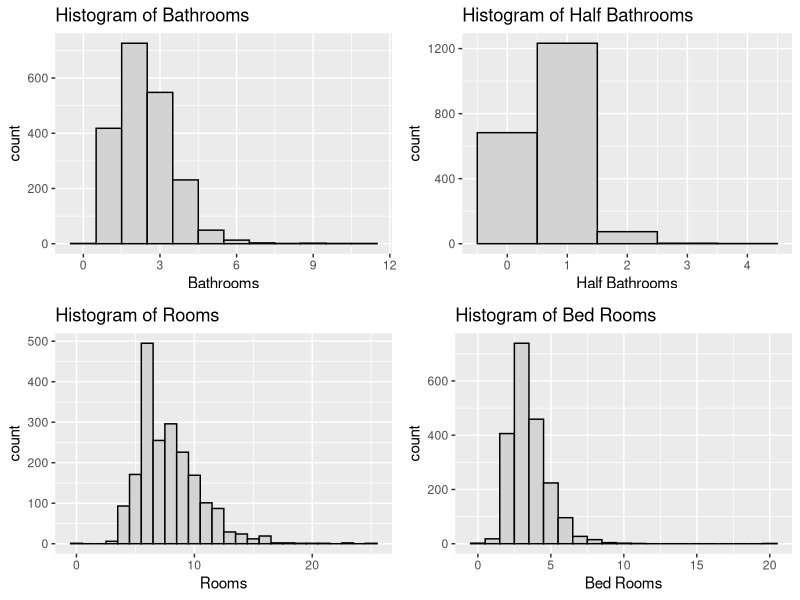
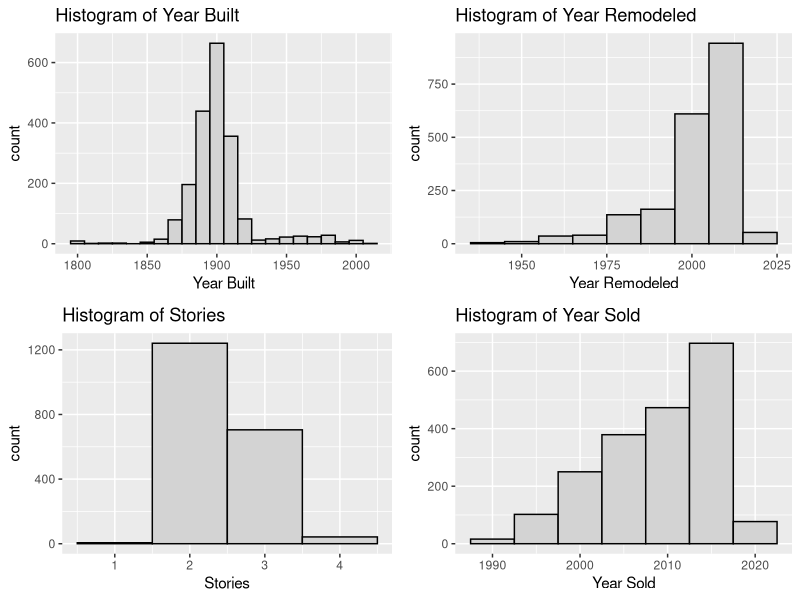
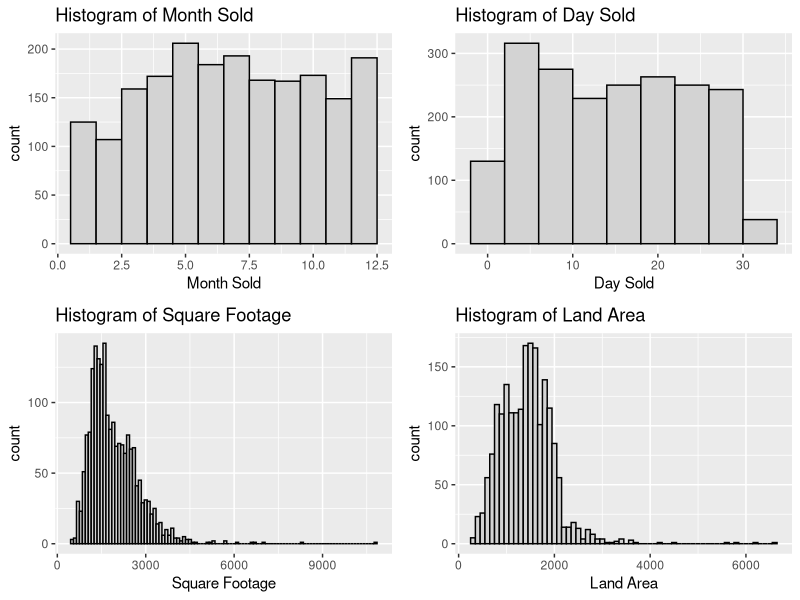
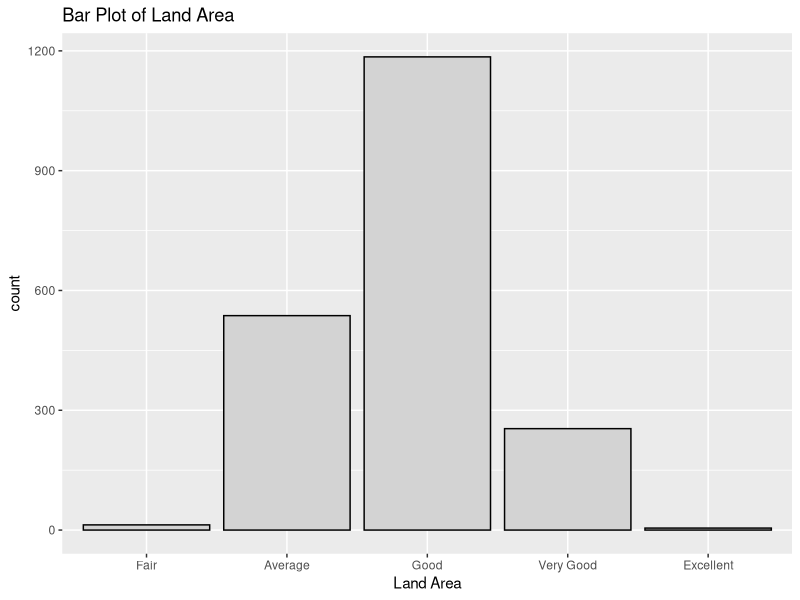
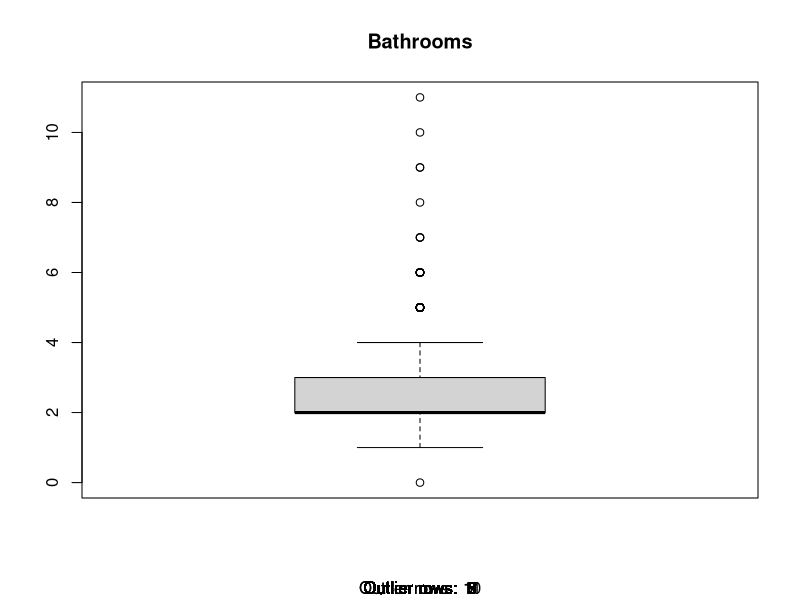
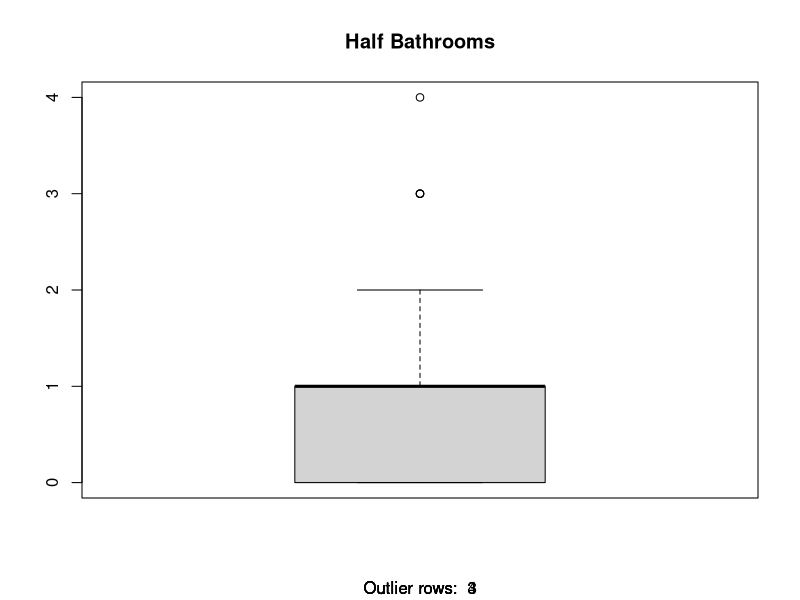
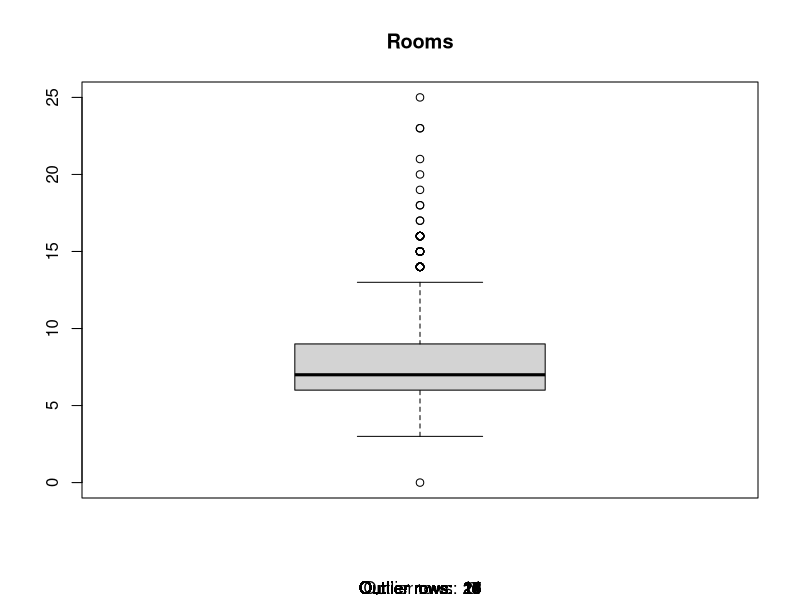
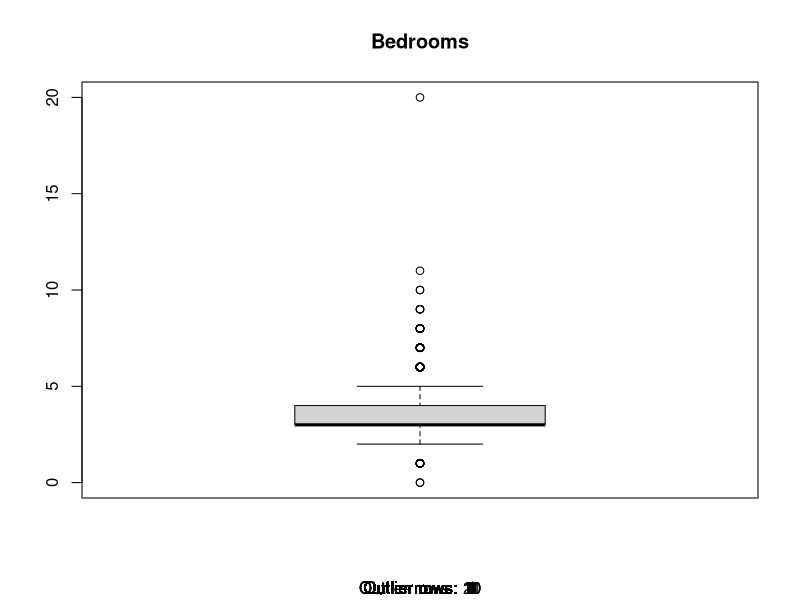

R code for these plots, in order:
## ---- chunk 1
knitr::opts_chunk$set(echo = TRUE)
library(ggplot2)
library(dplyr)
library(readr)
library(car)
library(broom)
library(corrplot)
library(gridExtra)
## ---- chunk 2

houses <- read.csv("DC_properties_clean.csv")

excl_rows <- houses[sample(nrow(houses), 5), ] # Exclude Random Rows
houses <- setdiff(houses, excl_rows)

houses$CNDTN <- factor(houses$CNDTN, order = TRUE, levels = c("Fair", "Average", "Good", "Very Good", "Excellent"))

## ---- chunk 3

# 4. Exploratory analysis

#Histograms to examine distribution of each variable

require(gridExtra)

plot1 <- ggplot(houses, aes(x = BATHRM))+
  geom_histogram(color="black", fill="light gray", binwidth = 1)+
  labs(x="Bathrooms", title="Histogram of Bathrooms")

plot2 <- ggplot(houses, aes(x = HF_BATHRM))+
  geom_histogram(color="black", fill="light gray", binwidth = 1)+
  labs(x="Half Bathrooms", title="Histogram of Half Bathrooms")

plot3 <- ggplot(houses, aes(x = ROOMS))+
  geom_histogram(color="black", fill="light gray", binwidth = 1)+
  labs(x="Rooms", title="Histogram of Rooms")

plot4 <- ggplot(houses, aes(x = BEDRM))+
  geom_histogram(color="black", fill="light gray", binwidth = 1)+
  labs(x="Bed Rooms", title="Histogram of Bed Rooms")

grid.arrange(plot1, plot2, plot3, plot4, nrow =2, ncol = 2)



plot5 <- ggplot(houses, aes(x = AYB))+
  geom_histogram(color="black", fill="light gray", binwidth = 10)+
  labs(x="Year Built", title="Histogram of Year Built")

plot6 <- ggplot(houses, aes(x = YR_RMDL))+
  geom_histogram(color="black", fill="light gray", binwidth = 10)+
  labs(x="Year Remodeled", title="Histogram of Year Remodeled")

plot7 <- ggplot(houses, aes(x = STORIES))+
  geom_histogram(color="black", fill="light gray", binwidth = 1)+
  labs(x="Stories", title="Histogram of Stories")

plot8 <- ggplot(houses, aes(x = SALEYEAR))+
  geom_histogram(color="black", fill="light gray", binwidth = 5)+
  labs(x="Year Sold", title="Histogram of Year Sold")

grid.arrange(plot5, plot6, plot7, plot8, nrow =2, ncol = 2)


plot9 <- ggplot(houses, aes(x = SALEMONTH))+
  geom_histogram(color="black", fill="light gray", binwidth = 1)+
  labs(x="Month Sold", title="Histogram of Month Sold")

plot10 <- ggplot(houses, aes(x = SALEDAY))+
  geom_histogram(color="black", fill="light gray", binwidth = 4)+
  labs(x="Day Sold", title="Histogram of Day Sold")

plot11 <- ggplot(houses, aes(x = GBA))+
  geom_histogram(color="black", fill="light gray", binwidth = 100)+
  labs(x="Square Footage", title="Histogram of Square Footage")

plot12 <- ggplot(houses, aes(x = LANDAREA))+
  geom_histogram(color="black", fill="light gray", binwidth = 100)+
  labs(x="Land Area", title="Histogram of Land Area")

grid.arrange(plot9, plot10, plot11, plot12, nrow =2, ncol = 2)


ggplot(houses, aes(x = CNDTN))+
  geom_bar(color="black", fill="light gray")+
  labs(x="Land Area", title="Bar Plot of Land Area")

# Boxplots to identify outliers

boxplot(houses$BATHRM, main="Bathrooms", sub=paste("Outlier rows: ", boxplot.stats(houses$BATHRM)$out))

boxplot(houses$HF_BATHRM, main="Half Bathrooms", sub=paste("Outlier rows: ", boxplot.stats(houses$HF_BATHRM)$out))

boxplot(houses$ROOMS, main="Rooms", sub=paste("Outlier rows: ", boxplot.stats(houses$ROOMS)$out))

boxplot(houses$BEDRM, main="Bedrooms", sub=paste("Outlier rows: ", boxplot.stats(houses$BEDRM)$out))

boxplot(houses$AYB, main="Year Built", sub=paste("Outlier rows: ", boxplot.stats(houses$AYB)$out))

boxplot(houses$YR_RMDL, main="Year Remodeled", sub=paste("Outlier rows: ", boxplot.stats(houses$YR_RMDL)$out))

boxplot(houses$STORIES, main="Stories", sub=paste("Outlier rows: ", boxplot.stats(houses$STORIES)$out))

boxplot(houses$SALEYEAR, main="Year of Most Recent Sale", sub=paste("Outlier rows: ", boxplot.stats(houses$SALEYEAR)$out))

boxplot(houses$GBA, main="Gross Building Area", sub=paste("Outlier rows: ", boxplot.stats(houses$GBA)$out))

boxplot(houses$CNDTN, main="Condition", sub=paste("Outlier rows: ", boxplot.stats(houses$CNDTN)$out))

boxplot(houses$LANDAREA, main="Land Area", sub=paste("Outlier rows: ", boxplot.stats(houses$LANDAREA)$out))

boxplot(houses$PRICE, main="Price", sub=paste("Outlier rows: ", boxplot.stats(houses$PRICE)$out))

# Boxplots to identify outliers

boxa <- boxplot(houses$BATHRM, main="Bathrooms", sub=paste("Outlier rows: ", boxplot.stats(houses$BATHRM)$out))

boxb <- boxplot(houses$HF_BATHRM, main="Half Bathrooms", sub=paste("Outlier rows: ", boxplot.stats(houses$HF_BATHRM)$out))

boxc <- boxplot(houses$ROOMS, main="Rooms", sub=paste("Outlier rows: ", boxplot.stats(houses$ROOMS)$out))


# scatterplots

# price by room
room_price <- ggplot(houses, aes(x = ROOMS, y = PRICE))
room_price + geom_point()

# price by year
year_price <- ggplot(houses, aes(x = SALEYEAR, y = PRICE))
year_price + geom_point()

# price by month
month_price <- ggplot(houses, aes(x = SALEMONTH, y = PRICE))
month_price + geom_point()

# price by day of month
day_price <- ggplot(houses, aes(x = SALEDAY, y = PRICE))
day_price + geom_point()


# Use corrplot to display a correlation matrix of that variables

corr_matrix <- cor(data.frame(houses$HF_BATHRM, houses$BATHRM, houses$ROOMS, houses$BEDRM,houses$AYB, houses$YR_RMDL, houses$PRICE, houses$SALEDAY, houses$SALEMONTH, houses$SALEYEAR, houses$STORIES, houses$LANDAREA, houses$GBA))
corrplot(corr_matrix, type = "upper", order = "hclust", 
         tl.col = "black", tl.srt = 45)

## ---- chunk 4

# 5. Identification and evaluation of suitable model

fit <- lm(data = houses, PRICE ~ BATHRM + HF_BATHRM  + ROOMS + BEDRM + AYB + YR_RMDL + STORIES + SALEMONTH + SALEDAY + SALEYEAR + GBA + CNDTN + LANDAREA)

# Review p-values, check sign of estimates

summary(fit)

## ---- chunk 5

# Review ANOVA and compare F statistic

anova(fit)

## ---- chunk 6

# Residual plot and look for non-constant variance

fit.df <- augment(fit)
ggplot(fit.df, aes(x = .fitted, y = .resid))+
  geom_point()+
  geom_hline(yintercept = 0, linetype = 2)+
  labs( x = "Fitted Values", y = "Residuals")

## ---- chunk 7
# Shapiro-Wilk test for normality

shapiro.test(fit$residuals)

## ---- chunk 8
# ncvTest for constant variance

ncvTest(fit)

## ---- chunk 9

# Variance Inflation Factor (used to identify multicllinearity >= 10)

vif(fit)

## ---- chunk 10
# Review R2 value
# From summary above: adjusted R^2 = .6984

# Drop non-significant predictor variables (Droped AYB: +.0002, Rooms: No change, other lower)
fit <- lm(data = houses, PRICE ~ BATHRM + HF_BATHRM  +  BEDRM + YR_RMDL + STORIES + SALEMONTH + SALEDAY + SALEYEAR + GBA + CNDTN + LANDAREA)
#summary(fit)

# If multicollinearity is present, drop one correlated variable (None present)

#Variable Transformations
#powerTransform(houses$HF_BATHRM+1) # .776
#powerTransform(houses$BEDRM+1) # -.130
#powerTransform(houses$STORIES+1) # -2.084
#powerTransform(houses$SALEMONTH) # .809
#powerTransform(houses$SALEYEAR-1990) # 1.48 - didn't help
#powerTransform(houses$GBA) # -.08 -> LOG
#powerTransform(houses$LANDAREA) # .35 -> SQRT

fit <- lm(data = houses, PRICE ~  BATHRM  + HF_BATHRM  + BEDRM + log(BEDRM+1) + STORIES  + SALEMONTH + SALEDAY + SALEYEAR  + GBA + log(GBA) + CNDTN + LANDAREA )
#summary(fit) # R^2 increased to .7269

# Transform the outcome variable if the residual plot looks suspicious
powerTransform(houses$PRICE) #.33 -> sqrt

# log lowers R2: .6589
fit1 <- lm(data = houses, log(PRICE) ~ BATHRM  + HF_BATHRM  + BEDRM + log(BEDRM+1) + STORIES  + SALEMONTH + SALEDAY + SALEYEAR  + GBA + log(GBA) + CNDTN + LANDAREA )
#summary(fit1)
# sqrt increase R2: .7481, drop YR_RMDL + .0001
fit2 <- lm(data = houses, sqrt(PRICE) ~ BATHRM  + HF_BATHRM  + BEDRM + log(BEDRM+1) + STORIES  + SALEMONTH + SALEDAY + SALEYEAR  + GBA + log(GBA) + CNDTN + LANDAREA )
#summary(fit2)
# inverse drastically decrease
fit3 <- lm(data = houses, I(1/PRICE) ~ BATHRM  + HF_BATHRM  + BEDRM + log(BEDRM+1) + STORIES  + SALEMONTH + SALEDAY + SALEYEAR  + GBA + log(GBA) + CNDTN + LANDAREA )
#summary(fit3)

## ---- chunk 11

fit_final <- lm(data = houses, sqrt(PRICE) ~  BATHRM  + HF_BATHRM  + BEDRM  + log(BEDRM+1) + STORIES  + SALEMONTH + SALEDAY + SALEYEAR  + GBA + log(GBA) + CNDTN + LANDAREA )
summary(fit_final) # R^2 increased to .7481

fit_final.df <- augment(fit_final)
ggplot(fit_final.df, aes(x = .fitted, y = .resid))+
  geom_point()+
  geom_hline(yintercept = 0, linetype = 2)+
  labs( x = "Fitted Values", y = "Residuals")

## ---- chunk 12

#using AIC & BIC for model comparison
"Initial Model AIC:"
AIC(fit) # AIC
"Initial Model BIC:"
BIC(fit) # BIC
"Final Model AIC:"
AIC(fit_final) # AIC
"Final Model BIC:"
BIC(fit_final) # BIC 

# The AIC and BIC for fit_final are both lower, so that is the better model

## ---- chunk 13

# 6. Application of the model 

# Test on excluded rows
predict(fit, newdata = excl_rows, interval = "predict")
